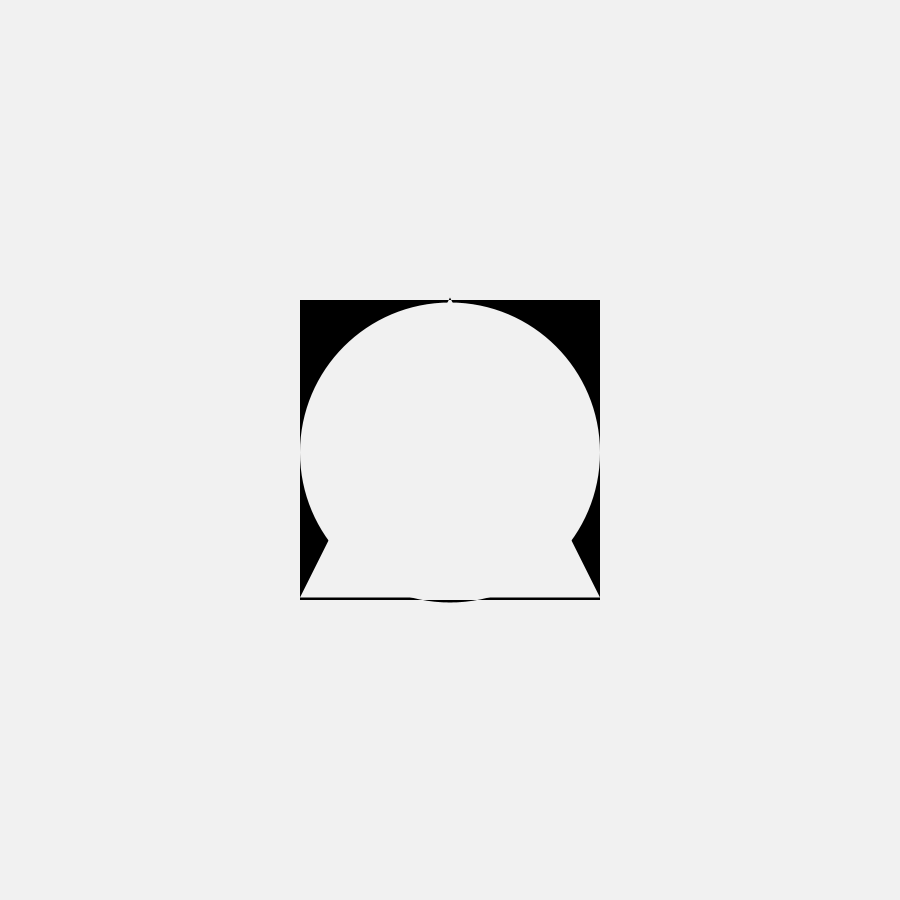
Frame 1 (no input)
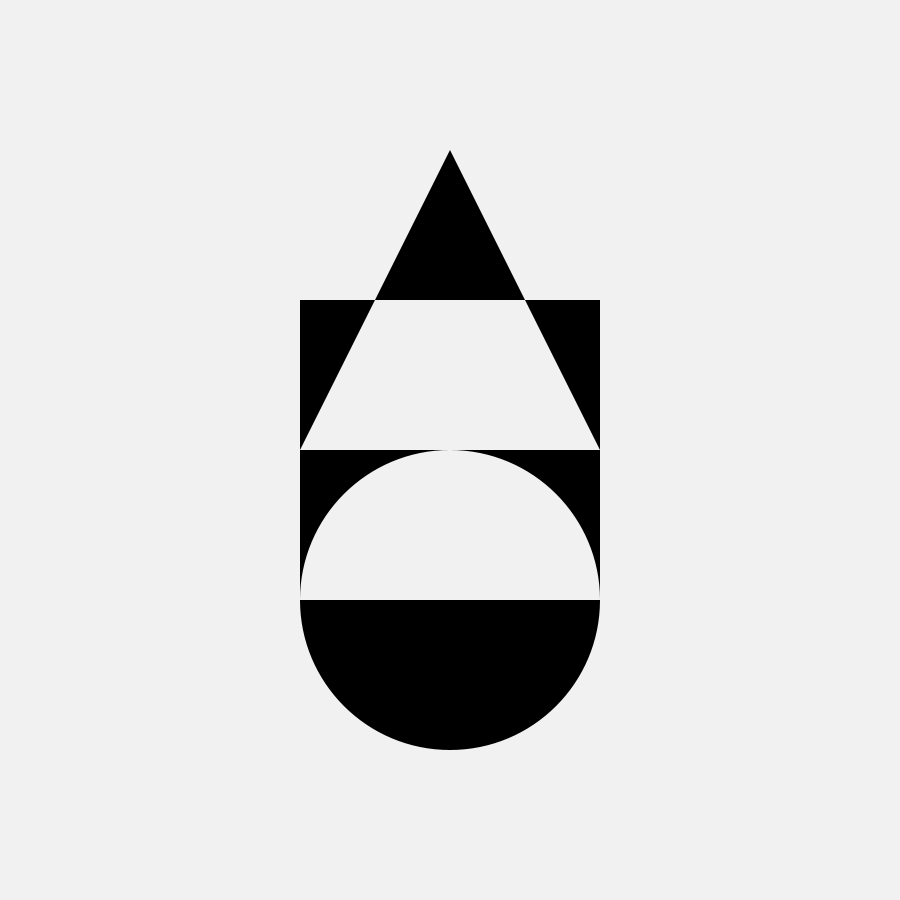
Frame 60 (the mouse pressed at the canvas centre just before this capture)
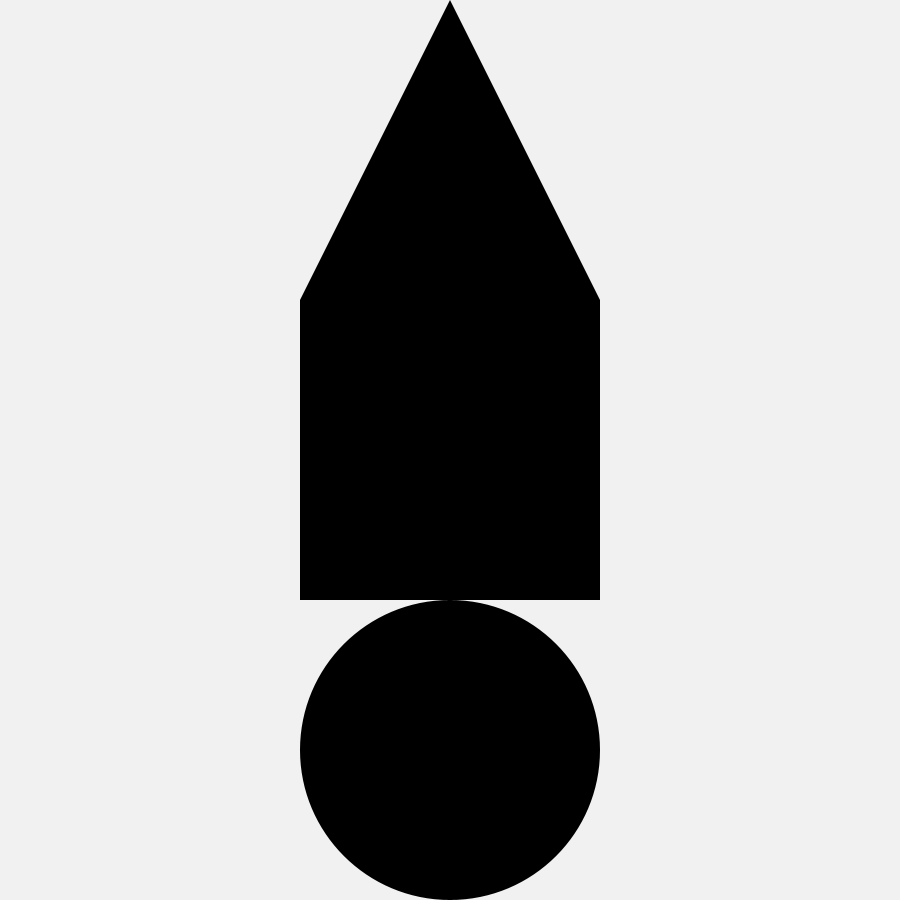
Frame 120 (the mouse held since frame 60 and released just before this capture)

The Processing sketch that drew these frames (run headless with seeded random() and noise(); from frame 60 on, the mouse is pressed at the canvas centre):

// Processing sketch: sketch_04_05_squarecircletriangle
// ── sketch_04_05_squarecircletriangle.pde
float circleX, circleY, triangleX, triangleY, speed, size=150; // circle position, velocity, and radius
color colorC, colorB; // circle colour
color bg = #000000;
color fg = #f1f1f1;

void setup () {
  size(900, 900);

  circleX = width/2;
  circleY = height/2;
  triangleX = width/2;
  triangleY = height/2;
  speed = 2.5;
  colorB = color(fg);
  colorC = color(bg);

  // Static drawing settings
  smooth();
  noStroke();
  ellipseMode(CENTER);
  rectMode(CENTER);
}

void draw() {
  background(fg);

  // move shapes
  speed*=(circleY>height-size||circleY<size)?-1:1;
  circleY+=speed;

  if (circleY>height-size) {
    colorC=color(fg);
    colorB=color(bg);
  }
  if (circleY<size) {
    colorC=color(bg);
    colorB=color(fg);
  }

  blendMode(BLEND);

  fill(colorB);
  rect(450, 450, 900, 900);
  
  // circle
  fill(colorC);
  ellipse(circleX, circleY, 2*size, 2*size); 

  // triangle
  push();

  speed*=(triangleY<height-size||triangleY>size)?+1:1;
  triangleY-=speed;

  translate(triangleX, triangleY);
  fill(colorC);
  noStroke();
  float x1 = 0;
  float y1 = -150;
  float x2 = 150;
  float y2 = 150;
  float x3 = -150;
  float y3 = 150;
  triangle(x1, y1, x2, y2, x3, y3);
  pop();

  blendMode(DIFFERENCE);
  
  // square
  fill(colorC);
  rect(450, 450, 300, 300);

  // square
  fill(colorB);
  rect(450, 450, 300, 300);
}
